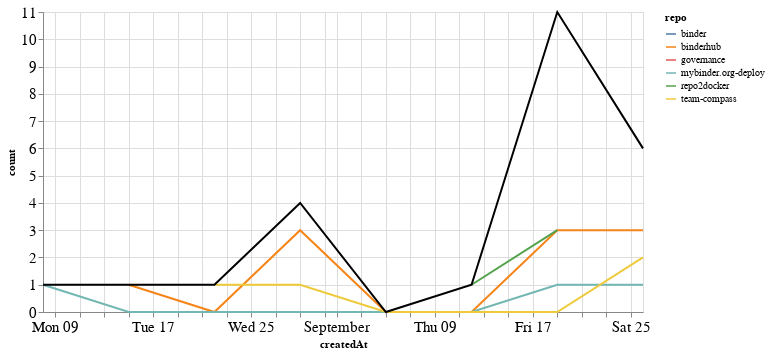

Notebook code cell kept with this figure:
### Markdown cell above
### Comments

### Code cell
comments_time = comments.groupby('repo').resample('W', on='createdAt').count()['author'].reset_index()
comments_time = comments_time.rename(columns={'author': 'count'})
comments_time_total = comments_time.groupby('createdAt').agg({"count": "sum"}).reset_index()
ch1 = alt.Chart(comments_time, width=600).mark_line().encode(
    x='createdAt',
    y='count',
    color='repo',
    tooltip="repo"
)

ch2 = alt.Chart(comments_time_total, width=600).mark_line(color="black").encode(
    x='createdAt',
    y='count',
)

ch1 + ch2

### Figure 1 — Vega-Lite specification as saved in the notebook (floating-point values rounded to 4 significant figures)
{"config": {"axisLeft": {"labelFontSize": 15}, "axisBottom": {"labelFontSize": 15}}, "layer": [{"data": {"name": "data-e092060165acd79daee524820071ce8c"}, "mark": "line", "encoding": {"color": {"type": "nominal", "field": "repo"}, "tooltip": {"type": "nominal", "field": "repo"}, "x": {"type": "temporal", "field": "createdAt"}, "y": {"type": "quantitative", "field": "count"}}, "width": 600}, {"data": {"name": "data-0e82afdb513ee2950c6f0abb476cc658"}, "mark": {"type": "line", "color": "black"}, "encoding": {"x": {"type": "temporal", "field": "createdAt"}, "y": {"type": "quantitative", "field": "count"}}, "width": 600}], "$schema": "https://vega.github.io/schema/vega-lite/v4.8.1.json", "datasets": {"data-e092060165acd79daee524820071ce8c": [{"repo": "binder", "createdAt": "2021-09-19T00:00:00", "count": 3}, {"repo": "binderhub", "createdAt": "2021-08-15T00:00:00", "count": 1}, {"repo": "binderhub", "createdAt": "2021-08-22T00:00:00", "count": 0}, {"repo": "binderhub", "createdAt": "2021-08-29T00:00:00", "count": 3}, {"repo": "binderhub", "createdAt": "2021-09-05T00:00:00", "count": 0}, {"repo": "binderhub", "createdAt": "2021-09-12T00:00:00", "count": 0}, {"repo": "binderhub", "createdAt": "2021-09-19T00:00:00", "count": 3}, {"repo": "binderhub", "createdAt": "2021-09-26T00:00:00", "count": 3}, {"repo": "governance", "createdAt": "2021-09-19T00:00:00", "count": 1}, {"repo": "mybinder.org-deploy", "createdAt": "2021-08-08T00:00:00", "count": 1}, {"repo": "mybinder.org-deploy", "createdAt": "2021-08-15T00:00:00", "count": 0}, {"repo": "mybinder.org-deploy", "createdAt": "2021-08-22T00:00:00", "count": 0}, {"repo": "mybinder.org-deploy", "createdAt": "2021-08-29T00:00:00", "count": 0}, {"repo": "mybinder.org-deploy", "createdAt": "2021-09-05T00:00:00", "count": 0}, {"repo": "mybinder.org-deploy", "createdAt": "2021-09-12T00:00:00", "count": 0}, {"repo": "mybinder.org-deploy", "createdAt": "2021-09-19T00:00:00", "count": 1}, {"repo": "mybinder.org-deploy", "createdAt": "2021-09-26T00:00:00", "count": 1}, {"repo": "repo2docker", "createdAt": "2021-09-12T00:00:00", "count": 1}, {"repo": "repo2docker", "createdAt": "2021-09-19T00:00:00", "count": 3}, {"repo": "team-compass", "createdAt": "2021-08-22T00:00:00", "count": 1}, {"repo": "team-compass", "createdAt": "2021-08-29T00:00:00", "count": 1}, {"repo": "team-compass", "createdAt": "2021-09-05T00:00:00", "count": 0}, {"repo": "team-compass", "createdAt": "2021-09-12T00:00:00", "count": 0}, {"repo": "team-compass", "createdAt": "2021-09-19T00:00:00", "count": 0}, {"repo": "team-compass", "createdAt": "2021-09-26T00:00:00", "count": 2}], "data-0e82afdb513ee2950c6f0abb476cc658": [{"createdAt": "2021-08-08T00:00:00", "count": 1}, {"createdAt": "2021-08-15T00:00:00", "count": 1}, {"createdAt": "2021-08-22T00:00:00", "count": 1}, {"createdAt": "2021-08-29T00:00:00", "count": 4}, {"createdAt": "2021-09-05T00:00:00", "count": 0}, {"createdAt": "2021-09-12T00:00:00", "count": 1}, {"createdAt": "2021-09-19T00:00:00", "count": 11}, {"createdAt": "2021-09-26T00:00:00", "count": 6}]}}
